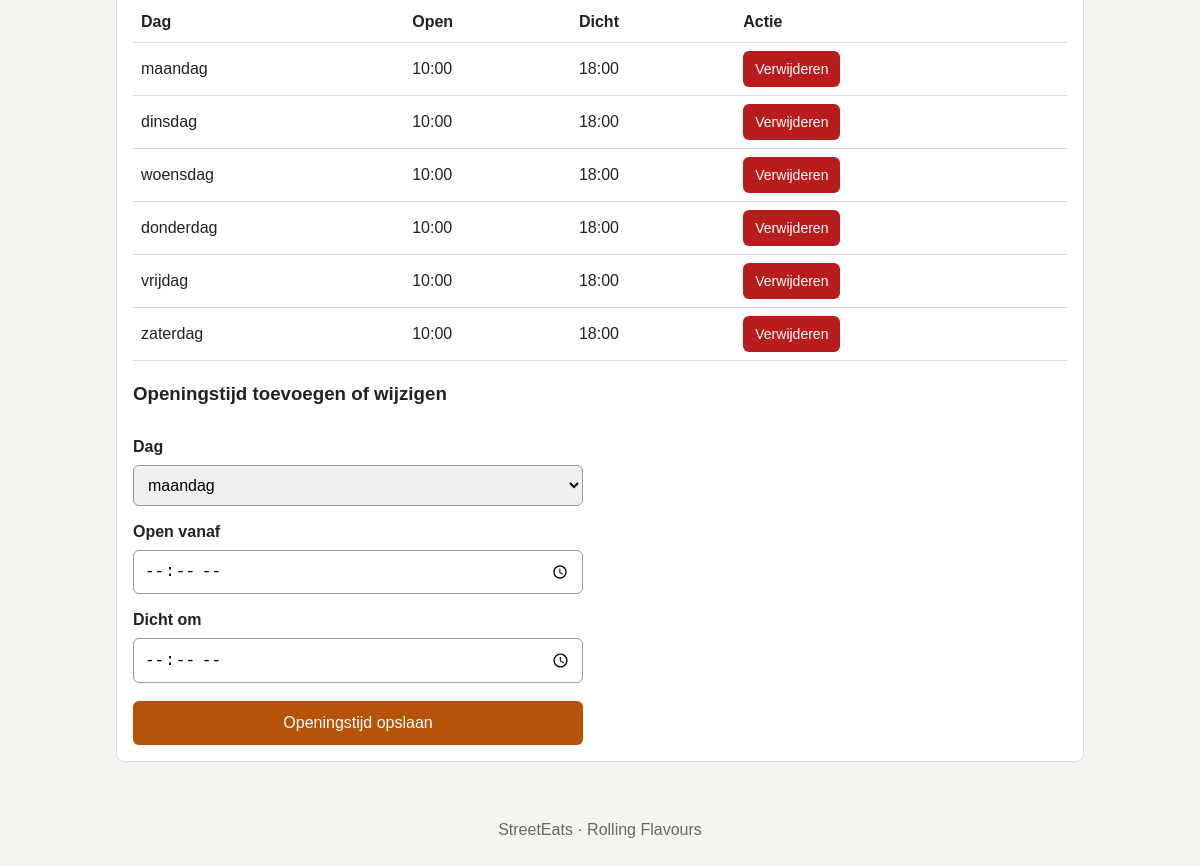
Before: /beheer/plekken.php?bewerk=5 (signed in, lower part) with the older database file.
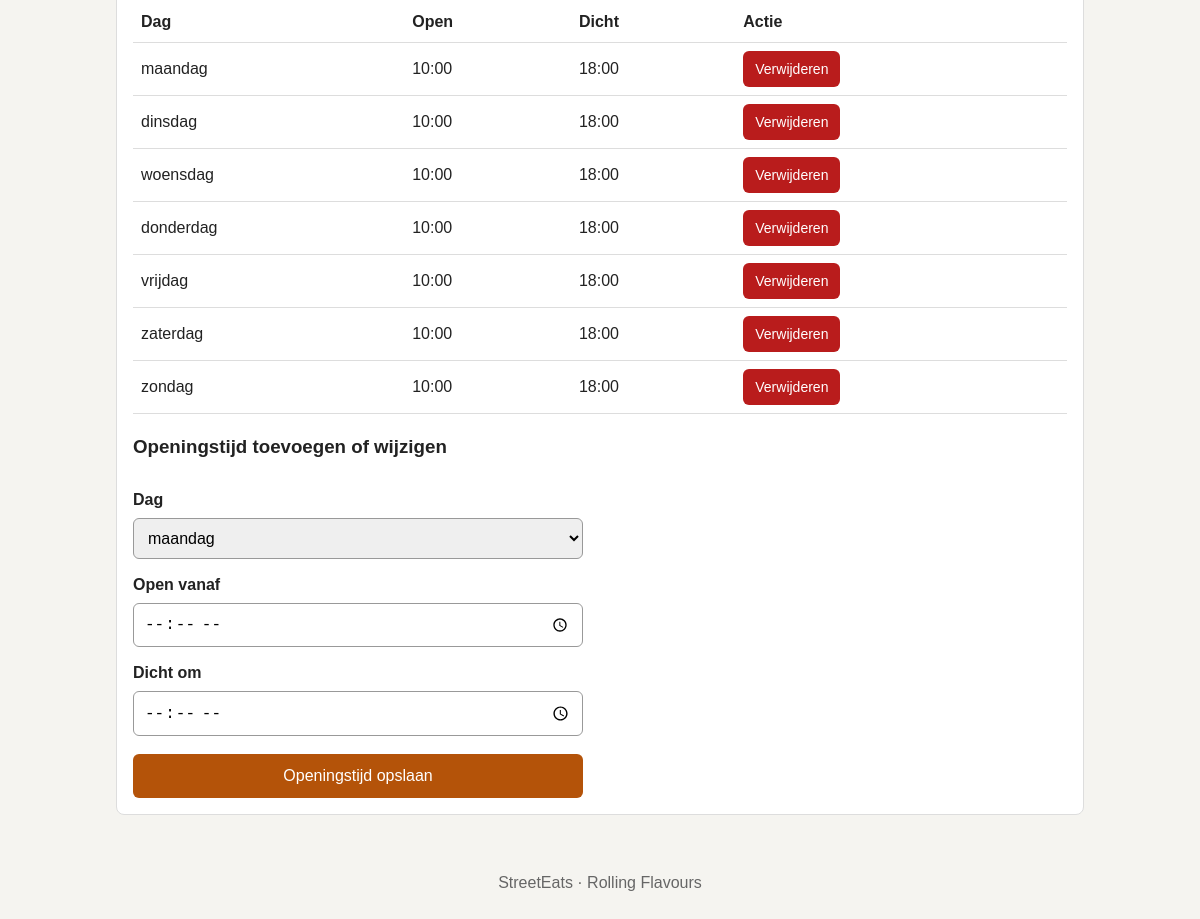
After: the same page with the newer database file.
### tables this page shows
CREATE TABLE opening_hours (
    id          INT AUTO_INCREMENT PRIMARY KEY,
    location_id INT NOT NULL,
    day         TINYINT NOT NULL,
    open_time   TIME NOT NULL,
    close_time  TIME NOT NULL,
    FOREIGN KEY (location_id) REFERENCES locations(id) ON DELETE CASCADE
);

### includes/functies.php (called while the page is built, shortened)
<?php
function e($tekst)
{
    return htmlspecialchars((string) $tekst, ENT_QUOTES, 'UTF-8');
}
function dagnaam($nummer)
{
    $dagen = [1 => 'maandag', 'dinsdag', 'woensdag', 'donderdag', 'vrijdag', 'zaterdag', 'zondag'];
    return $dagen[$nummer] ?? '';
}

### beheer/plekken.php (the view, shortened to what this page needs)
<?php
require __DIR__ . '/../includes/login.php';
$fouten = [];
$plek = ['id' => '', 'naam' => '', 'address' => '', 'city' => '', 'permit_number' => '', 'permit_end_date' => ''];
$openingstijden = [];
if (isset($_GET['bewerk']) && empty($fouten)) {
    $query = $db->prepare('SELECT * FROM locations WHERE id = ?');
    $query->execute([(int) $_GET['bewerk']]);
    $plek = $query->fetch() ?: $plek;
}
if ($plek['id']) {
    $query = $db->prepare('SELECT * FROM opening_hours WHERE location_id = ? ORDER BY day');
    $query->execute([$plek['id']]);
    $openingstijden = $query->fetchAll();
}
require __DIR__ . '/../includes/header.php';
?>
<?php if ($plek['id']): ?>
    <div class="kaart">
        <table class="tabel">
            <tr>
                <th>Dag</th>
                <th>Open</th>
                <th>Dicht</th>
                <th>Actie</th>
            </tr>
            <?php foreach ($openingstijden as $tijd): ?>
                <tr>
                    <td><?= e(dagnaam($tijd['day'])) ?></td>
                    <td><?= e(substr($tijd['open_time'], 0, 5)) ?></td>
                    <td><?= e(substr($tijd['close_time'], 0, 5)) ?></td>
                    <td>
                        <form method="post">
                            <button type="submit" class="knop knop-klein knop-rood">Verwijderen</button>
                        </form>
                    </td>
                </tr>
            <?php endforeach; ?>
        </table>
        <h3>Openingstijd toevoegen of wijzigen</h3>
        <form method="post" class="formulier">
            <label for="day">Dag</label>
            <select id="day" name="day">
                <?php for ($dag = 1; $dag <= 7; $dag++): ?>
                    <option value="<?= $dag ?>"><?= dagnaam($dag) ?></option>
                <?php endfor; ?>
            </select>
            <label for="open_time">Open vanaf</label>
            <input type="time" id="open_time" name="open_time" required>
            <label for="close_time">Dicht om</label>
            <input type="time" id="close_time" name="close_time" required>
            <button type="submit" class="knop">Openingstijd opslaan</button>
        </form>
    </div>
<?php endif; ?>
<?php require __DIR__ . '/../includes/footer.php'; ?>

Changed rows visible on the page:
added opening_hours: day "zondag", open_time "10:00", close_time "18:00"
